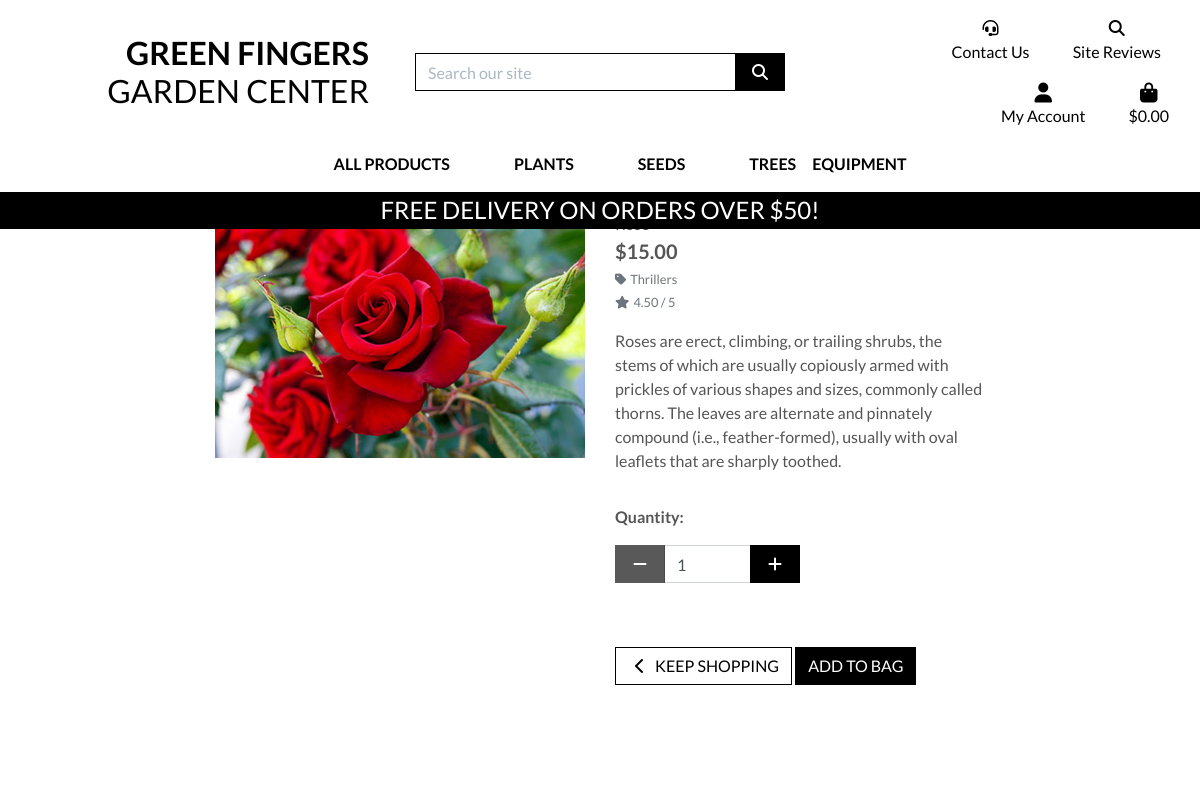
The page /products/1/ on the database its author committed.
### products/models.py (models this page shows, shortened)
class Product(models.Model):
    category = models.ForeignKey(
        "Category", null=True, blank=True, on_delete=models.SET_NULL
    )
    sku = models.CharField(max_length=254, null=True, blank=True)
    name = models.CharField(max_length=254)
    description = models.TextField()
    instructions = models.TextField()
    price = models.DecimalField(max_digits=6, decimal_places=2)
    rating = models.DecimalField(max_digits=6, decimal_places=2, null=True, blank=True)
    image_url = models.URLField(max_length=1024, null=True, blank=True)
    image = models.ImageField(null=True, blank=True)

class Category(models.Model):
    class Meta:
        verbose_name_plural = "Categories"
    name = models.CharField(max_length=254)
    friendly_name = models.CharField(max_length=254, null=True, blank=True)

### products/views.py (the view)
# urls.py: path("<int:product_id>/", views.product_detail, name="product_detail"),
def product_detail(request, product_id):
    product = get_object_or_404(Product, pk=product_id)
    context = {
        "product": product,
    }
    return render(request, "products/product_detail.html", context)

### bag/contexts.py (called while the page is built, shortened)
def bag_contents(request):
    bag_items = []  # empty list for bag items to populate
    total = 0
    product_count = 0
    bag = request.session.get("bag", {})
    if total < settings.FREE_DELIVERY_THRESHOLD:
        delivery = total * Decimal(settings.STANDARD_DELIVERY_PERCENTAGE / 100)
        free_delivery_delta = settings.FREE_DELIVERY_THRESHOLD - total
    else:
        delivery = 0
        free_delivery_delta = 0
    grand_total = delivery + total
    context = {
        "bag_items": bag_items,
        "total": total,
        "product_count": product_count,
        "delivery": delivery,
        "free_delivery_delta": free_delivery_delta,
        "free_delivery_threshold": settings.FREE_DELIVERY_THRESHOLD,
        "grand_total": grand_total,
    }
    return context

### products/templates/products/product_detail.html (shortened to what this page needs)
{% extends "base.html" %}
{% load static %}
{% block page_header %}
<div class="container header-container">
</div>
{% endblock %}
{% block content %}
<div class="overlay"></div>
<div class="container-fluid">
    <div class="row">
        <div class="col-12 col-md-6 col-lg-4 offset-lg-2">
            <div class="image-container my-5">
                {% if product.image %}
                <a href="{{ product.image.url }}" target="_blank">
                    <img class="card-img-top img-fluid" src="{{ product.image.url }}" alt="{{ product.name }}">
                </a>
                {% else %}
                <a href="">
                    <img class="card-img-top img-fluid" src="{{ MEDIA_URL }}noimage.png" alt="{{ product.name }}">
                </a>
                {% endif %}
            </div>
        </div>
        <div class="col-12 col-md-6 col-lg-4">
            <div class="product-details-container mb-5 mt-md-5">
                <p class="mb-0">{{ product.name }}</p>
                <p class="lead mb-0 text-left font-weight-bold">${{ product.price }}</p>
                {% if product.category %}
                <p class="small mt-1 mb-0">
                    <a class="text-muted" href="{% url 'products' %}?category={{ product.category.name }}">
                        <i class="fas fa-tag mr-1"></i>{{ product.category.friendly_name }}
                    </a>
                </p>
                {% endif %}
                {% if product.rating %}
                <small class="text-muted"><i class="fas fa-star mr-1"></i>{{ product.rating }} / 5</small>
                {% else %}
                <small class="text-muted">No Rating</small>
                {% endif %}
                <p class="mt-3">{{ product.description }}</p>
                <form class="form" action="{% url 'add_to_bag' product.id %}" method="POST">
                    <div class="form-row">
                        <div class="col-12">
                            <p class="mt-3"><strong>Quantity:</strong></p>
                            <div class="form-group w-50">
                                <div class="input-group">
                                    <div class="input-group-prepend">
                                        <button class="decrement-qty btn btn-black rounded-0"
                                            data-item_id="{{ product.id }}" id="decrement-qty_{{ product.id }}">
                                            <span class="icon">
                                                <i class="fas fa-minus"></i>
                                            </span>
                                        </button>
                                    </div>
                                    <input class="form-control qty_input" type="number" name="quantity" value="1"
                                        min="1" max="99" data-item_id="{{ product.id }}" id="id_qty_{{ product.id }}">
                                    <div class="input-group-append">
                                        <button class="increment-qty btn btn-black rounded-0"
                                            data-item_id="{{ product.id }}" id="increment-qty_{{ product.id }}">
                                            <span class="icon">
                                                <i class="fas fa-plus"></i>
                                            </span>
                                        </button>
                                    </div>
                                </div>
                            </div>
                        </div>
                        <div class="col-12">
                            <a href="{% url 'products' %}" class="btn btn-outline-black rounded-0 mt-5">
                                <span class="icon">
                                    <i class="fas fa-chevron-left"></i>
                                </span>
                                <span class="text-uppercase">Keep Shopping</span>
                            </a>
                            <input type="submit" class="btn btn-black rounded-0 text-uppercase mt-5" value="Add to Bag">
                        </div>
                    </div>
                </form>
            </div>
        </div>
    </div>
</div>
{% endblock %}

### static/css/base.css (style rules this page uses)
html { height: 100%; }
body { background: url('/media/background_image.jpg') no-repeat center center fixed; background-size: cover; height: calc(100vh - 164px); color: #555; font-family: 'Lato'; }
.icon { align-items: center; display: inline-flex; justify-content: center; height: 1.5rem; width: 1.5rem; }
.btn-black { background: black; color: white; }
.btn-outline-black { background: white; color: black !important; border: 1px solid black; }
.overlay { height: 100%; width: 100%; top: 0; left: 0; position: fixed; background: white; z-index: -1; }
@media (min-width: 1200px) { .container { max-width: 80%; } }
@media (min-width: 992px) { .header-container { padding-top: 164px; } }

### rows shown on the page
Product: image (picture), price "15.00", category.friendly_name "Thrillers", rating "4.50", description "Roses are erect, climbing, or trailing shrubs, the stems of which are usually copiously armed with prickles of various shapes and sizes, commonly called thorns. The leaves are alternate and pinnately compound (i.e., feather-formed), usually with oval leaflets that are sharply toothed.", quantity "1"

### other values the page prints
{{ free_delivery_threshold }} "50"
